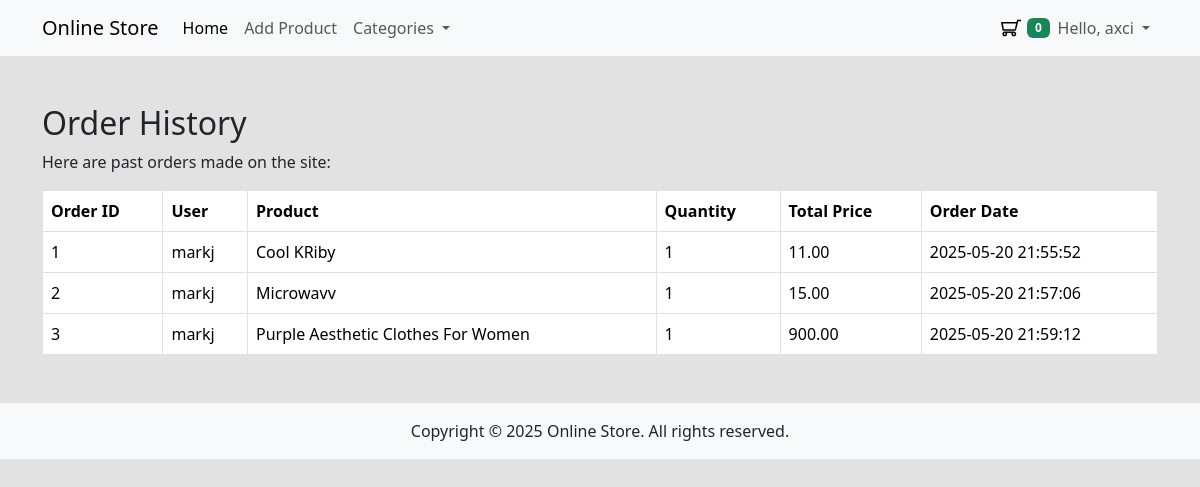
Page /dashboard.php (signed in) on the committed database.
### tables this page shows
CREATE TABLE `orders` (
  `id` int(11) NOT NULL,
  `customer_id` int(11) DEFAULT NULL,
  `guest_name` varchar(255) DEFAULT NULL,
  `guest_phone` varchar(50) DEFAULT NULL,
  `guest_address` text DEFAULT NULL,
  `total` decimal(10,2) NOT NULL,
  `created_at` timestamp NOT NULL DEFAULT current_timestamp(),
  `updated_at` timestamp NOT NULL DEFAULT current_timestamp() ON UPDATE current_timestamp()
);

CREATE TABLE `users` (
  `id` int(11) NOT NULL,
  `role_id` int(11) NOT NULL,
  `name` varchar(255) NOT NULL,
  `email` varchar(255) NOT NULL,
  `password` varchar(255) NOT NULL,
  `address` text DEFAULT NULL,
  `phone` varchar(50) DEFAULT NULL,
  `birthdate` date DEFAULT NULL,
  `created_at` timestamp NOT NULL DEFAULT current_timestamp(),
  `updated_at` timestamp NOT NULL DEFAULT current_timestamp() ON UPDATE current_timestamp()
);

CREATE TABLE `products` (
  `id` int(11) NOT NULL,
  `name` varchar(255) NOT NULL,
  `description` text DEFAULT NULL,
  `price` decimal(10,2) NOT NULL,
  `slug` varchar(255) NOT NULL,
  `image_path` varchar(255) DEFAULT NULL,
  `category_id` int(11) DEFAULT NULL,
  `created_at` timestamp NOT NULL DEFAULT current_timestamp(),
  `updated_at` timestamp NOT NULL DEFAULT current_timestamp() ON UPDATE current_timestamp()
);

CREATE TABLE `order_details` (
  `id` int(11) NOT NULL,
  `order_id` int(11) NOT NULL,
  `product_id` int(11) NOT NULL,
  `quantity` int(11) NOT NULL,
  `price` decimal(10,2) NOT NULL,
  `subtotal` decimal(10,2) NOT NULL
);

### app/includes/database.php (called while the page is built, shortened)
<?php
class Database {
    private $host = "localhost";
    private $db_name = "mini_framework_store";
    private $username = "root";
    private $password = "";
    protected $conn;
    public function __construct() {
        try {
            $this->conn = new \PDO("mysql:host=" . $this->host . ";dbname=" . $this->db_name, $this->username, $this->password);
            $this->conn->setAttribute(\PDO::ATTR_ERRMODE, \PDO::ERRMODE_EXCEPTION);
        } catch (\PDOException $e) {
            die("Connection failed: " . $e->getMessage());
        }
    }
    public function getConnection() {
        return $this->conn;
    }
}

### app/models/Checkout.php (called while the page is built, shortened)
<?php
class Checkout extends Database
{
    private $db;
    public function __construct()
    {
        $this->db = $this->getConnection();
    }
    public function getAllOrders()
    {
        $sql = "SELECT o.id, u.name AS user_name, p.name AS product_name, od.quantity, od.price AS total_price, o.created_at AS order_date
                FROM orders o
                LEFT JOIN users u ON o.customer_id = u.id
                LEFT JOIN order_details od ON o.id = od.order_id
                LEFT JOIN products p ON od.product_id = p.id";
        $stmt = $this->db->prepare($sql);
        $stmt->execute();
        return $stmt->fetchAll(\PDO::FETCH_ASSOC);
    }
}

### dashboard.php (the view, shortened to what this page needs)
<?php
$orders = new Checkout();
?>
<div class="container my-5">
    <h2>Order History</h2>
    <p>Here are past orders made on the site:</p>
    <table class="table table-bordered">
        <thead>
            <tr>
                <th>Order ID</th>
                <th>User</th>
                <th>Product</th>
                <th>Quantity</th>
                <th>Total Price</th>
                <th>Order Date</th>
            </tr>
        </thead>
        <tbody>
            <?php
            foreach ($orders->getAllOrders() as $order) {
                echo '<tr>';
                echo '<td>' . htmlspecialchars($order['id']) . '</td>';
                echo '<td>' . htmlspecialchars($order['user_name']) . '</td>';
                echo '<td>' . htmlspecialchars($order['product_name']) . '</td>';
                echo '<td>' . htmlspecialchars($order['quantity']) . '</td>';
                echo '<td>' . htmlspecialchars($order['total_price']) . '</td>';
                echo '<td>' . htmlspecialchars($order['order_date']) . '</td>';
                echo '</tr>';
            }
            ?>
        </tbody>
    </table>
</div>

### assets/css/styles.css (style rules this page uses)
.store-body { background-color: #e2e2e2 }

### rows in the picture
orders: id "1", customer.name "markj", products.name "Cool KRiby", order_details.quantity "1", order_details.price "11.00", created_at "2025-05-20 21:55:52"
orders: id "2", customer.name "markj", products.name "Microwavv", order_details.quantity "1", order_details.price "15.00", created_at "2025-05-20 21:57:06"
orders: id "3", customer.name "markj", products.name "Purple Aesthetic Clothes For Women", order_details.quantity "1", order_details.price "900.00", created_at "2025-05-20 21:59:12"

### other values in the picture
countCart() "0"
$_SESSION['user']['name'] "axci"
